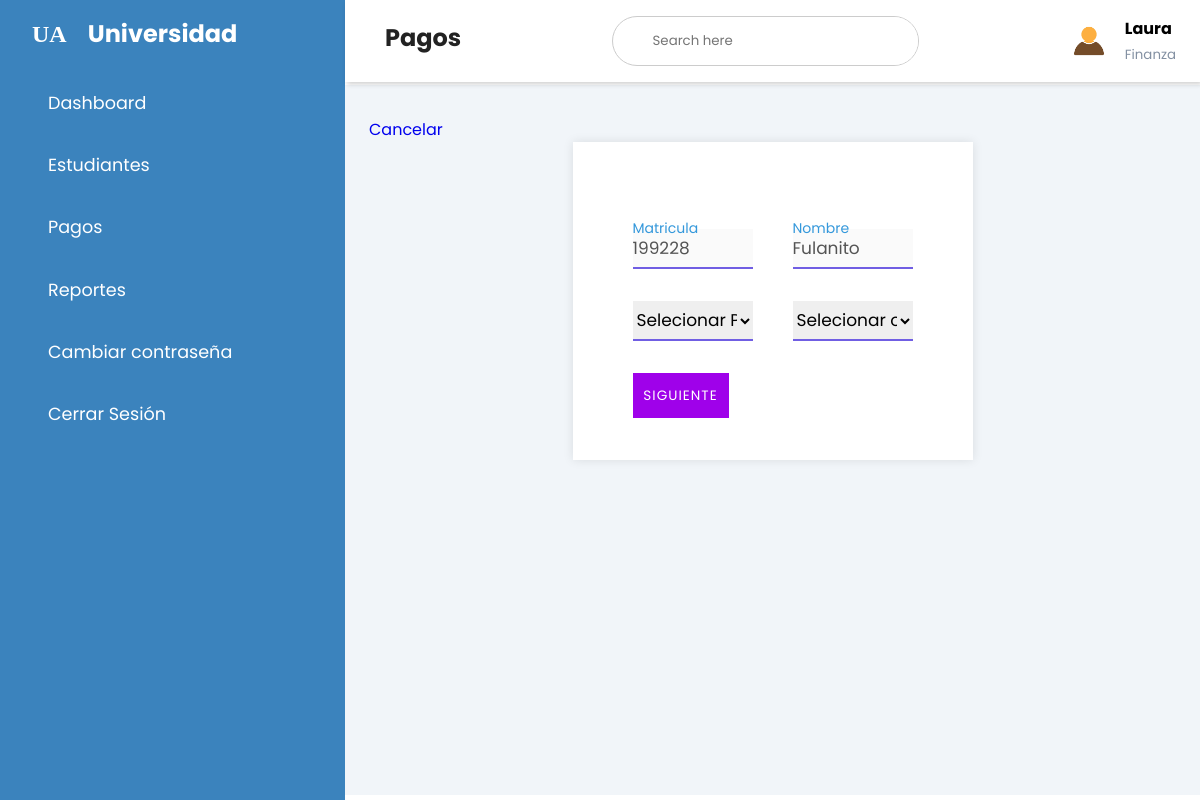
The app's page /finance/payments/add/199228/ (signed in) with its own data.
### pagos/models.py (models this page shows, shortened)
class Finanza(models.Model):
    ESTATUS = (
			('Activo', 'Activo'),
			('Inactivo', 'Inactivo'),
			)
    user = models.OneToOneField(User, null=True, blank=True, on_delete=models.CASCADE)
    nombre = models.CharField(max_length=100)
    apellido_paterno = models.CharField(max_length=100)
    apellido_materno = models.CharField(max_length=100)
    clave_plantel = models.ForeignKey(Plantel, null=True, blank=True, on_delete=models.CASCADE)
    estatus = models.CharField(max_length=100, choices=ESTATUS)

class Alumno(models.Model):
    ESTATUS = (
			('Activo', 'Activo'),
			('Baja', 'Baja'),
            ('Graduado', 'Graduado'),
			)
    matricula = models.CharField(max_length=100, primary_key=True)
    user = models.OneToOneField(User, null=True, blank=True, on_delete=models.CASCADE)
    email = models.CharField(max_length=100,null=True, blank=True)
    nombre = models.CharField(max_length=100,null=True, blank=True)
    apellido = models.CharField(max_length=150, null=True, blank=True)
    direccion = models.CharField(max_length=100, null=True, blank=True)
    telefono = models.CharField(max_length=12, null=True, blank=True)
    clave_carrera = models.ForeignKey(Carrera, null=True, blank=True, on_delete=models.CASCADE)
    clave_plantel = models.ForeignKey(Plantel, null=True, blank=True, on_delete=models.CASCADE)
    estatus = models.CharField(max_length=100, choices=ESTATUS, default=ESTATUS[0][0])

### core/decorators.py (the view)
		def wrapper_func(request, *args, **kwargs):
			group = None
			if request.user.groups.exists():
				group = request.user.groups.all()[0].name
			if group in allowed_roles:
				return view_func(request, *args, **kwargs)
			else:
				return HttpResponse('No estás autorizado a ver esta página')

### finance/views.py (called while the page is built, shortened)
@login_required(login_url='login')
@allowed_users(allowed_roles=['finanza'])
def pagos_registrar(request, id_alumno):
    perfil = request.user.finanza
    students = Alumno.objects.get(matricula=id_alumno)
    tipo_pago = Pago.objects.all()
    return render(request,'finance/pagos_registrar.html',{'perfil':perfil, 'students':students, 'tipo_pago':tipo_pago})

### finance/templates/finance/pagos_registrar.html (shortened to what this page needs)
{% extends 'core/base_finance.html' %}
{% load static %}
{% block titleheader %}Pagos{% endblock %}
{% block estiloextras %}
<link rel="stylesheet" href="{% static 'core/css/forms-style.css' %}">
{% endblock %}
{% block content %}
<a class="cancelar-pago" href="{% url 'student_finance' %}">Cancelar</a>
			<div class="container">
				<form method="POST" action="">
					<div class="form-row">
						<div class="input-data">
							<input type="text" disabled value="{{students.user}}">
							<div class="underline">
							</div>
							<label for="">Matricula</label>
						</div>
						<div class="input-data">
							<input type="text" disabled value="{{students.nombre}}">
							<label for="">Nombre</label>
						</div>
					</div>
				<div class="form-row">
					<div class="input-data">
						<div class="underline">
						</div>
						<select name="pago_tipo" id="pago_tipo" required>
							<option label="Selecionar Pago"></option>
							{% for j in tipo_pago %}
							<option value="{{j.id}}">{{j.tipo_pago}}-${{j.monto}}</option>
							{% endfor %}
						</select>
					</div>
					<div class="input-data">
						<div class="underline">
						</div>
						<select name="pago_opcion" id="pago_opcion"  required>
							<option label="Selecionar opcion de pago"></option>
							<option value="true">Pago a Intereses</option>
						</select>
					</div>
				</div>
					  <div class="form-row submit-btn">
						  <div class="input-data">
							  <div class="inner"></div>
							  <input type="submit" value="Siguiente">
							</div>
						</div>
					</form>
				</div>
			</div>
{% endblock %}

### core/templates/core/base_finance.html (shortened to what this page needs)
{% load static %}
{% load pwa %}
<!DOCTYPE html>
<html lang="en">
<head>
    <link rel = "stylesheet" href = "https://maxst.icons8.com/vue-static/landings/line-awesome/line-awesome/1.3.0/css/line-awesome.min.css" >
    <link rel="stylesheet" href="{% static 'core/css/style.css' %}">
    <link rel="stylesheet" href="{% static 'core/css/tablas.css' %}">
    <link rel="stylesheet" href="{% static 'core/css/toast.css' %}">
    {% block estiloextras %}{% endblock %}
</head>
<body>
    <div class="sidebar">
        <div class="sidebar-brand">
            <h2>
                <span>UA</span>
                <span>Universidad</span>
            </h2>
        </div>
        <div class="sidebar-menu">
            <ul>
                <li>
                    <a href="{% url 'home_finance' %}" class="{% if request.path == '/finance/' %}active{% endif %}">
                        <span class="las la-igloo"></span>
                        <span>Dashboard</span>
                    </a>
                </li>
                <li>
                    <a href="{% url 'student_finance' %}" class="{% if request.path == '/finance/student/' %}active{% endif %}">
                        <span class="las la-users"></span>
                        <span>Estudiantes</span>
                    </a>
                </li>
                <li>
                    <a href="{% url 'payments_finance' %}" class="{% if request.path == '/finance/payments/' %}active{% endif %}">
                        <span class="las la-clipboard-list"></span>
                        <span>Pagos</span>
                    </a>
                </li>
                <li>
                    <a href="{% url 'report_finance' %}" class="{% if request.path == '/finance/report/' %}active{% endif %}">
                        <span class="las la-clipboard"></span>
                        <span>Reportes</span>
                    </a>
                </li>
                <li>
                    <a href="{% url 'password_finance' %}" class="{% if request.path == '/finance/reset_password/' %}active{% endif %}">
                        <span class="las la-user-circle"></span>
                        <span>Cambiar contraseña</span>
                    </a>
                </li>
                <li>
                    <a href="{% url 'logout' %}">
                        <span class="la la-sign-out"></span>
                        <span>Cerrar Sesión</span>
                    </a>
                </li>
            </ul>
        </div>
    </div>
    <div class="main-content">
        <header>
            <h2>
                <label for="nav-toggle">
                    <span class="las la-bars"></span>
                </label>
                {% block titleheader %} {% endblock %}
            </h2>
            <div class="search-wrapper">
                <input type="search" placeholder="Search here">
            </div>
            <div class="user-wrapper">
                <img src="{% static 'core/img/avatar.jpg' %}" width="40px" height="40px" alt="">
                <div>
                    <h4>{{perfil.nombre}}</h4>
                    <small>Finanza</small>
                </div>
            </div>
        </header>
        <main>
          {% block content %}{% endblock %}
</body>
</html>

### core/static/core/css/style.css (style rules this page uses)
* { padding: 0; margin: 0; box-sizing: border-box; list-style-type: none; text-decoration: none; font-family: 'Poppins', sans-serif; }
.sidebar { width: 345px; position: fixed; left: 0; top: 0; height: 100%; background: var(--main-color); z-index: 100; transition: width 300ms; }
.sidebar-brand { height: 90; padding: 1rem 0rem 1rem 2rem; color: white; }
.sidebar-brand span { display: inline-block; padding-right: 1rem; }
.sidebar-brand span:first-child { font-family: fantasy; font-size: 1.5rem; }
.sidebar-menu { margin-top: 1rem; }
.sidebar-menu li { width: 100%; margin-bottom: 1.7rem; padding-left: 1rem; }
.sidebar-menu a { padding-left: 1rem; display: block; color: #fff; font-size: 1.1rem; }
.sidebar-menu a span:first-child { font-size: 1.5rem; padding-right: 1rem; }
.main-content { transition: margin-left 300ms; margin-left: 345px; }
header { background: #fff; display: flex; justify-content: space-between; padding: 1rem 1.5rem; box-shadow: 2px 2px 5px rgba(0, 0, 0, 0.2); position: fixed; left: 345px; width: calc(100% - 345px); top: 0; z-index: 100; transition: left 300ms; }
header h2 { color: #222; }
header label span { font-size: 1.7rem; padding-right: 1rem; }
.search-wrapper { border: 1px solid #ccc; border-radius: 30px; height: 50px; display: flex; align-items: center; overflow-x: hidden; }
.search-wrapper input { height: 100%; padding: .5rem; border: none; outline: none; }
.user-wrapper { display: flex; align-items: center; }
.user-wrapper img { border-radius: 50%; margin-right: 1rem; }
.user-wrapper small { display: inline-block; color: var(--text-grey); }
main { margin-top: 85px; padding: 2rem 1.5rem; background: #f1f5f9; min-height: calc(100vh - 90px); }

### core/static/core/css/forms-style.css (style rules this page uses)
.container { max-width: 100%; background: #fff; width: 800px; padding: 25px 40px 10px 40px; box-shadow: 0px 0px 10px rgba(0,0,0,0.1); color: #000; margin: auto; }
.container form { padding: 30px 0 0 0; }
.container form .form-row { display: flex; margin: 32px 0; }
form .form-row .input-data { width: 100%; height: 40px; margin: 0 20px; position: relative; }
.input-data input, .input-data select, .textarea textarea { display: block; width: 100%; height: 100%; border: none; font-size: 17px; border-bottom: 2px solid #705ee3; outline: none; }
.input-data input:focus ~ label, .textarea textarea:focus ~ label, .input-data input:valid ~ label, .textarea textarea:valid ~ label, .input-data input:disabled ~ label { transform: translateY(-20px); font-size: 14px; color: #3498db; }
.input-data label { position: absolute; pointer-events: none; bottom: 10px; font-size: 16px; transition: all 0.3s ease; }
.input-data .underline { position: absolute; bottom: 0; height: 2px; width: 100%; }
.input-data .underline:before { position: absolute; content: ""; height: 2px; width: 100%; transform: scaleX(0); transform-origin: center; transition: transform 0.3s ease; }
.submit-btn .input-data { overflow: hidden; height: 45px!important; width: 30%!important; }
.submit-btn .input-data .inner { height: 100%; width: 100%; position: absolute; background: #9f01ea; }
.submit-btn .input-data input { background: none; border: none; color: #fff; font-size: 85%; text-transform: uppercase; letter-spacing: 1px; cursor: pointer; position: relative; z-index: 2; }
@media screen and (max-width: 1200px) { .container { width: 400px; max-width: 100%; } }

### core/static/core/css/config.css (style rules this page uses)
:root { --main-color: #3B83BD; --color-dark: #1D2231; --text-grey: #8390A2; --color-blue: #C3E3FD; --color-hover: #C9E9FC; }

### records on screen
Finanza: nombre "Laura"
Alumno: user "199228", nombre "Fulanito"
